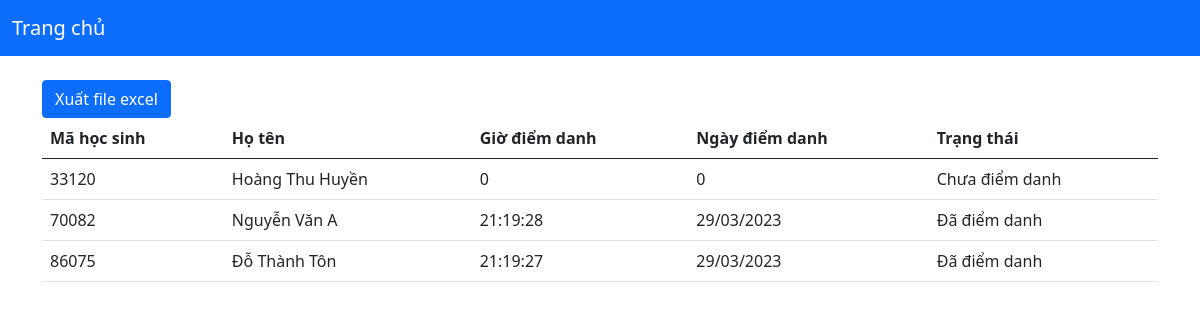
Screenshot of /diem-danh/get/1 with the database file from the repository.
### tables this page shows
CREATE TABLE HocSinh(
    Id integer primary key autoincrement,
    HoTen text,
    Lop integer not null,
    KhuonMat1 text,
    KhuonMat2 text,
    KhuonMat3 text,
    EmbFace1 text,
    EmbFace2 text,
    EmbFace3 text
);

CREATE TABLE DiemDanh(
    Id integer primary key autoincrement,
    GioDiemDanh text,
    NgayDiemDanh text,
    IdHocSinh integer not null 
);

### app.py (the view)
@app.route('/diem-danh/get/<int:id>', methods=['GET'])
def get_diem_danh(id):
    ds_diem_danh = DiemDanhDal.get_trang_thai_diem_danh(id)
    Constants.IDLOP = id
    return render_template('diem-danh/index.html', diemDanhs=ds_diem_danh)

### dal/DiemDanhDal.py (called while the page is built)
def get_trang_thai_diem_danh(idLop: int):
    ds_hoc_sinh = get_ds_hoc_sinh_theo_lop(idLop)
    ds_diem_danh = get_diem_danh_theo_lop_hom_nay(idLop)
    ds_trang_thai = []
    for hoc_sinh in ds_hoc_sinh:
        trang_thai_diem_danh = TrangThaiDiemDanh()
        trang_thai_diem_danh.IdHocSinh = hoc_sinh.Id
        trang_thai_diem_danh.TenHocSinh = hoc_sinh.HoTen
        trang_thai_diem_danh.TrangThai = "Chưa điểm danh"
        for diem_danh in ds_diem_danh:
            if hoc_sinh.Id == diem_danh.IdHocSinh:
                trang_thai_diem_danh.TrangThai = "Đã điểm danh"
                trang_thai_diem_danh.NgayDiemDanh = diem_danh.NgayDiemDanh
                trang_thai_diem_danh.GioDiemDanh = diem_danh.GioDiemDanh
        ds_trang_thai.append(trang_thai_diem_danh)
    return ds_trang_thai

### templates/diem-danh/index.html (shortened to what this page needs)
<!DOCTYPE html>
<html lang="en">
<head>
    <link href="https://cdn.jsdelivr.net/npm/bootstrap@5.0.2/dist/css/bootstrap.min.css" rel="stylesheet"
>
</head>
<body>
<nav class="navbar navbar-dark bg-primary navbar-expand-lg">
    <div class="container-fluid">
        <a class="navbar-brand" href="/">Trang chủ</a>
    </div>
</nav>
<br>
<div class="container">
    <a class="btn btn-primary" href="/diem-danh/xuat-file">Xuất file excel</a>
    <table class="table">
        <thead>
        <tr>
            <th scope="col">Mã học sinh</th>
            <th scope="col">Họ tên</th>
            <th scope="col">Giờ điểm danh</th>
            <th scope="col">Ngày điểm danh</th>
            <th scope="col">Trạng thái</th>
        </tr>
        </thead>
        <tbody>
        {% for diemDanh in diemDanhs %}
        <tr>
            <td>{{diemDanh.IdHocSinh}}</td>
            <td>{{diemDanh.TenHocSinh}}</td>
            <td>{{diemDanh.GioDiemDanh}}</td>
            <td>{{diemDanh.NgayDiemDanh}}</td>
            <td>{{diemDanh.TrangThai}}</td>
        </tr>
        {% endfor %}
        </tbody>
    </table>
</div>
</body>
</html>

### rows the page displays
HocSinh: IdHocSinh "33120", TenHocSinh "Hoàng Thu Huyền", GioDiemDanh "0", NgayDiemDanh "0", TrangThai "Chưa điểm danh"
HocSinh: IdHocSinh "70082", TenHocSinh "Nguyễn Văn A"
DiemDanh: GioDiemDanh "21:19:28", NgayDiemDanh "29/03/2023"
HocSinh: IdHocSinh "86075", TenHocSinh "Đỗ Thành Tôn"
DiemDanh: GioDiemDanh "21:19:27", NgayDiemDanh "29/03/2023"

### other values shown
{{ diemDanh.TrangThai }} "Đã điểm danh" "Đã điểm danh"
